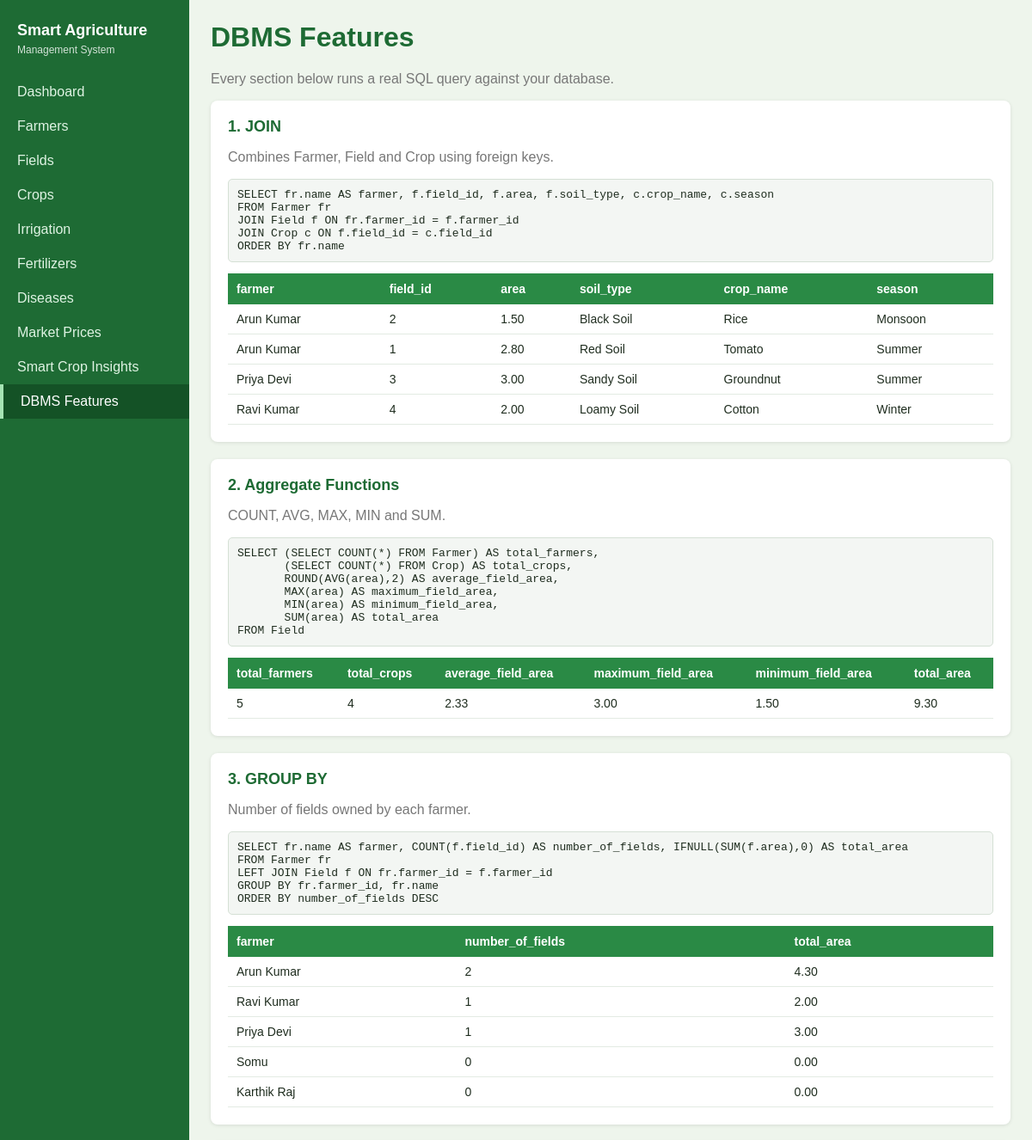
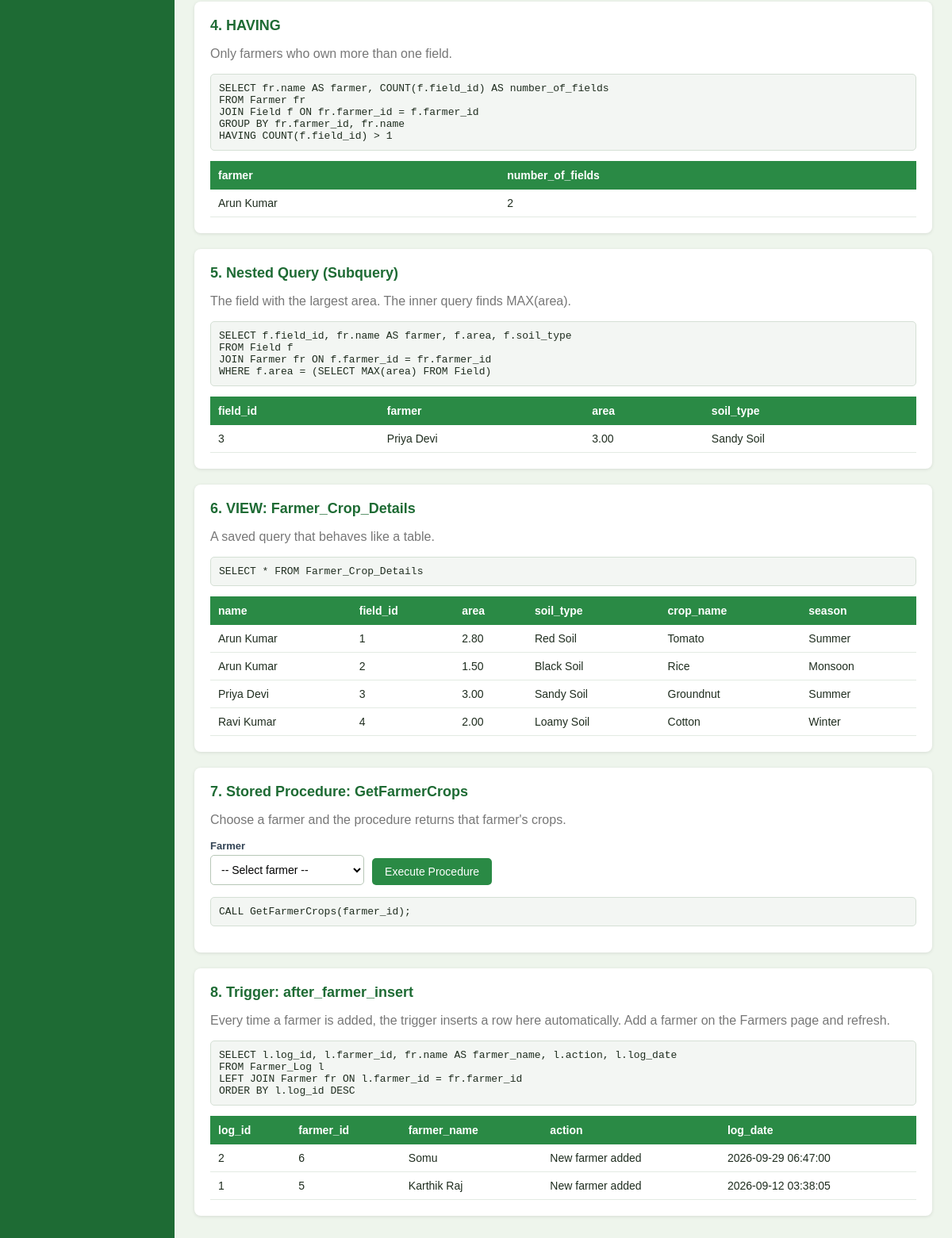
Page /dbms_features.php on the committed database (2 pictures, top to bottom).
### tables this page shows
CREATE TABLE `farmer` (
  `farmer_id` int(11) NOT NULL,
  `name` varchar(100) NOT NULL,
  `phone` varchar(15) DEFAULT NULL,
  `location` varchar(100) DEFAULT NULL
);

CREATE TABLE `field` (
  `field_id` int(11) NOT NULL,
  `farmer_id` int(11) NOT NULL,
  `area` decimal(10,2) DEFAULT NULL,
  `soil_type` varchar(50) DEFAULT NULL
);

CREATE TABLE `crop` (
  `crop_id` int(11) NOT NULL,
  `field_id` int(11) NOT NULL,
  `crop_name` varchar(100) NOT NULL,
  `season` varchar(50) DEFAULT NULL,
  `duration` int(11) DEFAULT NULL
);

CREATE TABLE `farmer_log` (
  `log_id` int(11) NOT NULL,
  `farmer_id` int(11) DEFAULT NULL,
  `action` varchar(50) DEFAULT NULL,
  `log_date` timestamp NOT NULL DEFAULT current_timestamp()
);

### db.php (the view, shortened to what this page needs)
<?php
try {
    $conn = new mysqli('localhost', 'root', '', 'smart_agriculture');
    $conn->set_charset('utf8mb4');
} catch (Exception $e) {
    die('<h2>Database connection failed</h2><p>' . htmlspecialchars($e->getMessage()) .
        '</p><p>Check: (1) MySQL is started in XAMPP, (2) database name is <b>smart_agriculture</b>, (3) user <b>root</b> has no password.</p>');
}
function h($v) { return htmlspecialchars((string)$v, ENT_QUOTES, 'UTF-8'); }
function db_all($sql, $params = []) {
    global $conn;
    $st = $conn->prepare($sql);
    $st->execute();
    $rows = $st->get_result()->fetch_all(MYSQLI_ASSOC);
    return $rows;
}
function show_table($rows) {
    echo '<div class="table-wrap"><table><tr>';
    foreach (array_keys($rows[0]) as $c) echo '<th>' . h($c) . '</th>';
    echo '</tr>';
    foreach ($rows as $r) {
        echo '<tr>';
        foreach ($r as $v) echo '<td>' . h($v) . '</td>';
        echo '</tr>';
    }
    echo '</table></div>';
}

### style.css (style rules this page uses)
* { box-sizing: border-box; }
body { margin: 0; font-family: Arial, Helvetica, sans-serif; background: #eef5ec; color: #1f2d1f; }
.table-wrap { overflow-x: auto; }
table { width: 100%; border-collapse: collapse; }
th { background: #2a8a45; color: #fff; text-align: left; padding: 10px; font-size: 14px; }
td { padding: 9px 10px; border-bottom: 1px solid #e3ebe3; font-size: 14px; }

### rows in the picture
farmer: name "Arun Kumar", field.field_id "2", field.area "1.50", field.soil_type "Black Soil", crop.crop_name "Rice", crop.season "Monsoon", field.field_id "1", field.area "2.80", field.soil_type "Red Soil", crop.crop_name "Tomato", crop.season "Summer"
farmer: name "Priya Devi", field.field_id "3", field.area "3.00", field.soil_type "Sandy Soil", crop.crop_name "Groundnut", crop.season "Summer"
farmer: name "Ravi Kumar", field.field_id "4", field.area "2.00", field.soil_type "Loamy Soil", crop.crop_name "Cotton", crop.season "Winter"
field: field_id "3", farmer.name "Priya Devi", area "3.00", soil_type "Sandy Soil"
farmer_log: log_id "2", farmer "6", farmer.name "Somu", action "New farmer added", log_date "2026-09-29 06:47:00"
farmer_log: log_id "1", farmer "5", farmer.name "Karthik Raj", action "New farmer added", log_date "2026-09-12 03:38:05"

### other values in the picture
$label "Dashboard"
$label "Farmers"
$label "Fields"
$label "Crops"
$label "Irrigation"
$label "Fertilizers"
$label "Diseases"
$label "Market Prices"
$label "Smart Crop Insights"
$label "DBMS Features"
$title "1. JOIN 2. Aggregate Functions 3. GROUP BY 4. HAVING 5. Nested Query (Subquery) 6. VIEW: Farmer_Crop_Details 8. Trigger: after_farmer_insert"
$c "farmer"
$c "field_id"
$c "area"
$c "soil_type"
